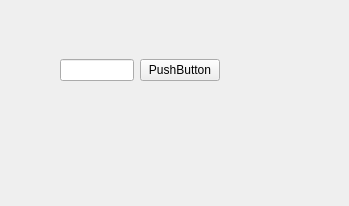
<?xml version="1.0" encoding="UTF-8"?>
<ui version="4.0">
 <class>Form</class>
 <widget class="QWidget" name="Form">
  <property name="geometry">
   <rect>
    <x>0</x>
    <y>0</y>
    <width>349</width>
    <height>206</height>
   </rect>
  </property>
  <property name="windowTitle">
   <string>Form</string>
  </property>
  <widget class="QWidget" name="horizontalLayoutWidget">
   <property name="geometry">
    <rect>
     <x>60</x>
     <y>30</y>
     <width>160</width>
     <height>80</height>
    </rect>
   </property>
   <layout class="QHBoxLayout" name="horizontalLayout">
    <item>
     <widget class="QLineEdit" name="lineEdit"/>
    </item>
    <item>
     <widget class="QPushButton" name="pushButton">
      <property name="text">
       <string>PushButton</string>
      </property>
     </widget>
    </item>
   </layout>
  </widget>
 </widget>
 <resources/>
 <connections/>
</ui>
